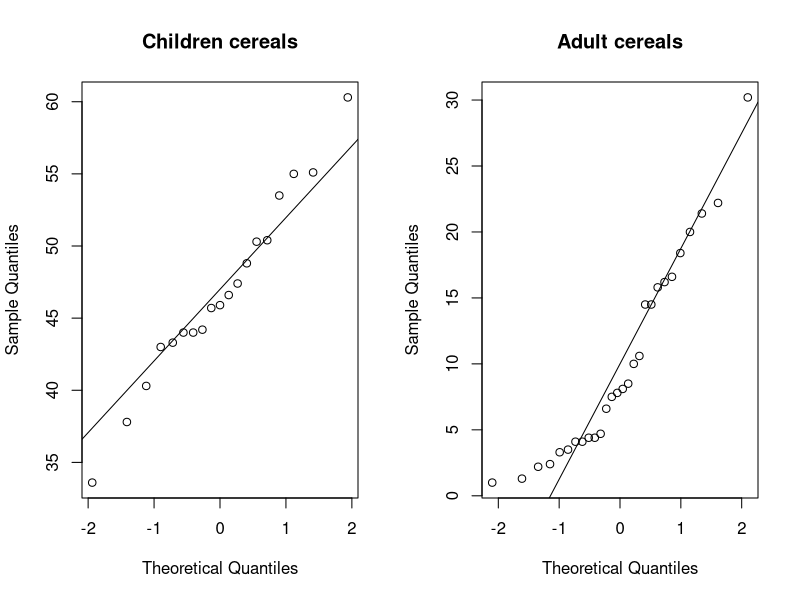
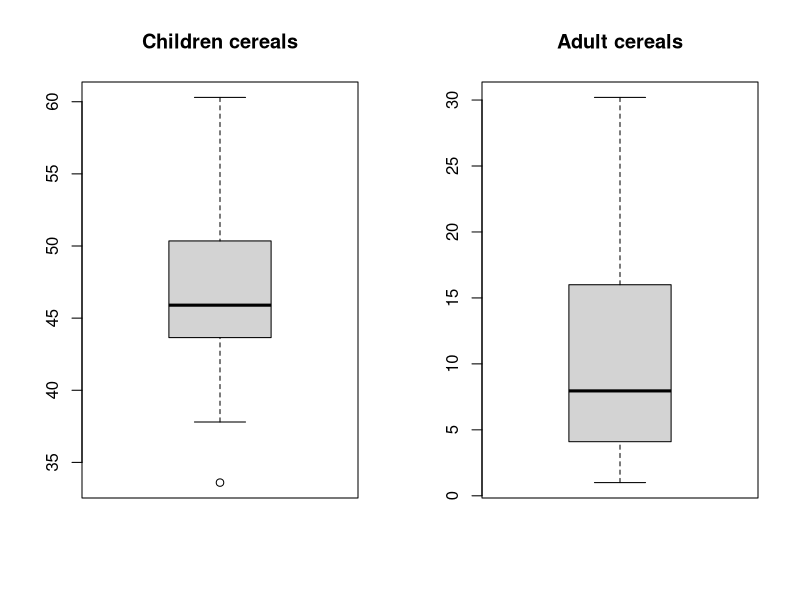
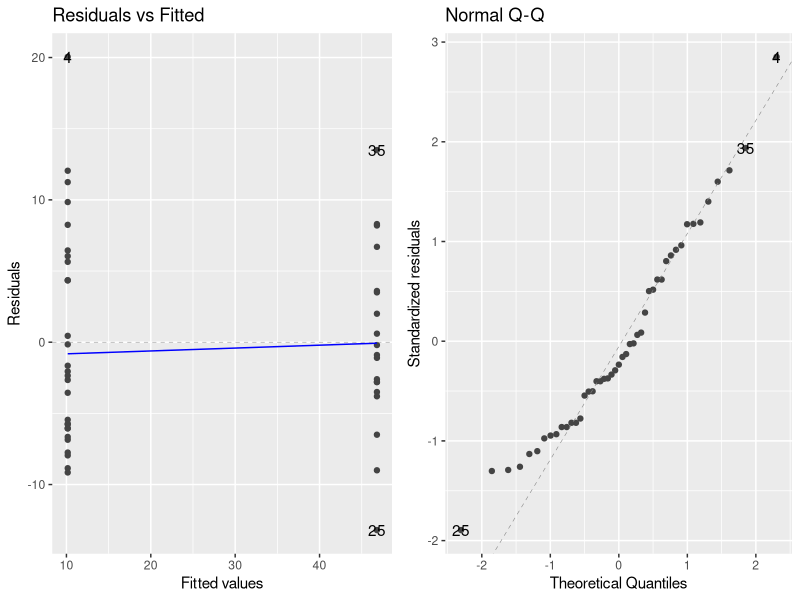
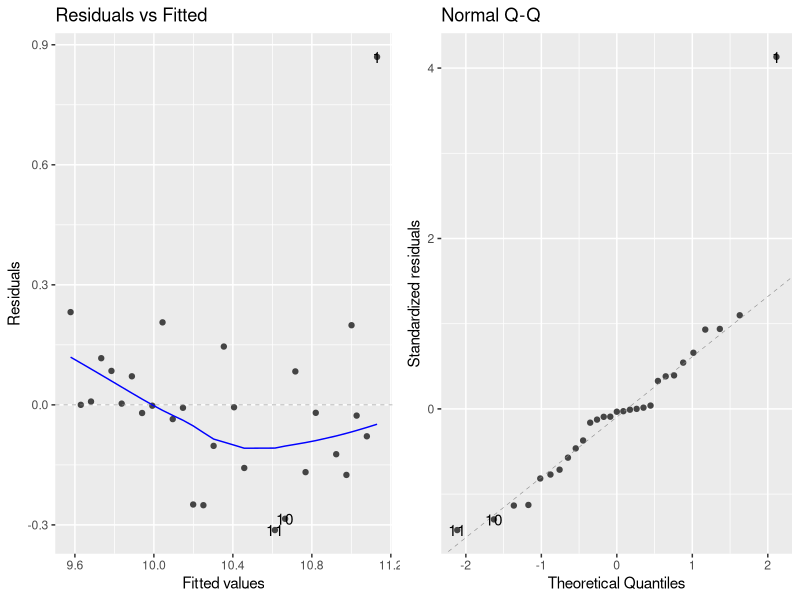

The R source for these figures, in order:
## ---- chunk 1
knitr::opts_chunk$set(echo = TRUE, warning = FALSE, message = FALSE)
library(tidyverse)
## ---- chunk 2
cereal <- read_table("data/sugar-in-cereal.txt")
glimpse(cereal)
## ---- chunk 3
par(mfrow = c(1, 2)) # How plots are displayed

# children's
qqnorm(cereal$Childrens_Cereal, main = "Children cereals")
qqline(cereal$Childrens_Cereal)

# adult's
qqnorm(cereal$Adults_Cereals, main = "Adult cereals")
qqline(cereal$Adults_Cereals)
## ---- chunk 4
par(mfrow = c(1, 2))
boxplot(cereal$Childrens_Cereal, main = "Children cereals")
boxplot(cereal$Adults_Cereals, main = "Adult cereals")
## ---- chunk 5
library(ggfortify)
cereal %>%
  pivot_longer(cols = 1:2) %>%
  lm(value ~ name, data = .) %>%
  autoplot(which = 1:2)
## ---- chunk 6
t.test(cereal$Childrens_Cereal, cereal$Adults_Cereals, var.equal = TRUE)
## ---- chunk 7
children <- round(mean(cereal$Childrens_Cereal, na.rm = TRUE), 1)
adult <- round(mean(cereal$Adults_Cereals), 1)
## ---- chunk 8
olym <- read_csv("data/Olympics100m.csv", show_col_types = FALSE)

fit <- olym %>%
  filter(Gender == "male") %>%
  lm(Time ~ Year, data = .)
summary(fit)
## ---- chunk 9
autoplot(fit, which = 1:2)
## ---- chunk 10
library(MASS)
## ---- chunk 11
glimpse(Aids2)
## ---- chunk 12
chisq.test(table(Aids2$state, Aids2$status))
## ---- chunk 13
gender <- Aids2 %>%
  group_by(sex) %>%
  count()

gender
## ---- chunk 14
observed <- gender$n
observed
expected <-  c(.5, .5)
expected
## ---- chunk 15
sum(observed) * expected
## ---- chunk 16
mychisq <- chisq.test(observed, p = expected)
mychisq
## ---- chunk 17
chips <- read_table("data/chips.txt")
## ---- chunk 18
t.test(chips$Chips, mu = 1000, alternative = "greater")
